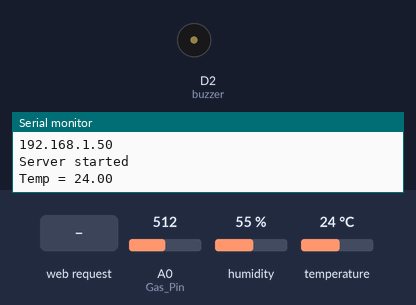
Simulated run of this sketch. Board: ESP8266 (NodeMCU). Parts: buzzer (waves = sounding, pin HIGH), the last lines printed to the serial monitor. Inputs (shaded band) come from the test bench; at power-on: humidity 55 %, A0 (Gas_Pin) = 512, temperature 24 °C. WiFi joins after 1.5 s; servers stay silent unless stated; web services answer with replies made up by the test bench.

Above: at 2.7 s.
2.8 s: humidity set to 68 %
11.1 s: humidity set to 71 %
At 15.6 s:
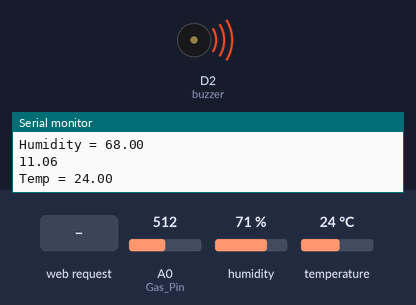
24.8 s: A0 (Gas_Pin) set to 1023
38.4 s: HTTP request GET /trigger/ received
47.1 s: humidity set to 22 %
At 47.6 s:
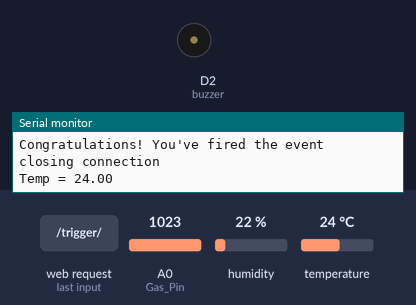
53.0 s: humidity set to 88 %
At 58.8 s:
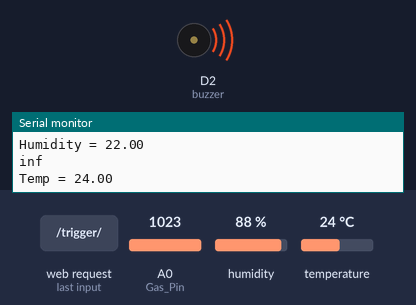
Timing chart, 0 to 67.7 s (numbered marks = the images above; inputs shaded):
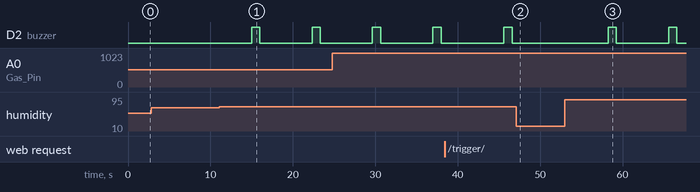

Measured:
- the behaviour switches between 69 and 70 % on humidity (found by bisection; images 0 and 1)
- after the input at 11.1 s, D2 (buzzer): alternates HIGH for 1.0 s and LOW for 6.3 s, starting after 3.9 s
- after the input at 47.1 s, D2 (buzzer): stays LOW (without the input it goes to HIGH after 5.8 s)
- after the input at 53.0 s, D2 (buzzer): alternates HIGH for 1.0 s and LOW for 6.3 s, starting after 5.3 s

The sketch:

Food_Spoilage_Detection.ino
```cpp
#include <DHT.h>
#include <ESP8266WiFi.h>
#include <WiFiClient.h>;
#include <ThingSpeak.h>;;
#define RL 10.0 // the value of RL is 10K
#define m -0.36848 // using formula y = mx+c and the graph in the datasheet
#define c 1.105 // btained by before calculation
#define R0 1.9
int buzzer = D2; // set the
const char * myWriteAPIKey = "ZI81ELI6BMT6BOGN";
unsigned long myChannelNumber = 1706828; //Replace
const char* ssid = "Keerthi";
const char* password = "keerthi789";
void send_event(const char *event);
const char *host = "maker.ifttt.com";
const char *privateKey = "c8h3rE2Vquv6EMN8Y1V_PF";
double gas;
#define Gas_Pin A0
#define DHTPIN D4 // CONNECT THE DHT11 SENSOR TO PIN D4 OF THE NODEMCU
DHT dht(DHTPIN, DHT11, 15);
WiFiServer server(80);
WiFiClient client;
void setup() {
  Serial.begin(9600);
  Serial.begin(9600);
  pinMode(buzzer, OUTPUT);
  delay(10);
  dht.begin();
  ThingSpeak.begin(client);
  WiFi.begin(ssid, password);
  pinMode(Gas_Pin, INPUT);
  Serial.print("Connecting to Wifi Network");
  Serial.println(ssid);
  WiFi.begin(ssid, password);
  while (WiFi.status() != WL_CONNECTED) {
    delay(500);
    Serial.print(".");
  }
  Serial.println("");
  Serial.println("Successfully connected to WiFi.");
  Serial.println("IP address is : ");
  Serial.println(WiFi.localIP());
  server.begin();
  Serial.println("Server started");
}
int ppm1() {
  float sensor_volt; //Define variable for sensor voltage
  float RS_gas; //Define variable for sensor resistance
  float ratio; //Define variable for ratio
  float sensorValue = analogRead(Gas_Pin); //Read analog values of sensor
  sensor_volt = sensorValue * (5.0 / 1023.0); //Convert analog values to voltage
  RS_gas = ((5.0 * 10.0) / sensor_volt) - 10.0; //Get value of RS in a gas
  ratio = RS_gas / R0; // Get ratio RS_gas/RS_air
  double ppm_log = (log10(ratio) - c) / m; //Get ppm value in linear scale according to the the ratio value
  float ppm = pow(10, ppm_log); //Convert ppm value to log scale
  Serial.println(ppm);
  ThingSpeak.writeField(myChannelNumber, 3, ppm, myWriteAPIKey);
  delay(200);
  return (ppm);
  if (ppm >= 100)
  {
    digitalWrite(buzzer, HIGH); // send high signal to buzzer
    delay(1000); // delay 1ms
    digitalWrite(buzzer, LOW); // send low signal to buzzer
    delay(1000);
  }
}
void loop() {
  float t = dht.readTemperature();
  delay(200);
  ThingSpeak.writeField(myChannelNumber, 1, t, myWriteAPIKey);
  Serial.print("Temp = ");
  Serial.println(t);
  float h = dht.readHumidity();
  delay(2000);
  ThingSpeak.writeField(myChannelNumber, 2, h, myWriteAPIKey);
  if (h >= 70)
  {
    digitalWrite(buzzer, HIGH); // send high signal to buzzer
    delay(1000); // delay 1ms
    digitalWrite(buzzer, LOW); // send low signal to buzzer
    delay(1000);
  }
  Serial.print("Humidity = ");
  Serial.println(h);
  gas = ppm1();
  delay(2000);
  WiFiClient client = server.available();
  if (client)
  {
    Serial.println("Web Client connected ");
    String request = client.readStringUntil('\r');
    client.println("HTTP/1.1 200 OK");
    client.println("Content-Type: text/html");
    client.println("Connection: close");  // the connection will be closed after completion of the response
    client.println("Refresh: 10");  // update the page after 10 sec
    client.println();
    client.println("<!DOCTYPE HTML>");
    client.println("<html>");
    client.println("<style>html { font-family: Cairo; display: block; margin: 0px auto; text-align: center;color: #333333; background-color: ##f3ffee;}");
    client.println("body{margin-top: 50px;}");
    client.println("h1 {margin: 50px auto 30px; font-size: 50px;  text-align: center;}");
    client.println(".side_adjust{display: inline-block;vertical-align: middle;position: relative;}");
    client.println(".text1{font-weight: 180; padding-left: 5px; font-size: 50px; width: 170px; text-align: left; color: #3498db;}");
    client.println(".data1{font-weight: 180; padding-left: 1px; font-size: 50px;color: #3498db;}");
    client.println(".data{padding: 1px;}");
    client.println("</style>");
    client.println("</head>");
    client.println("<body>");
    client.println("<div id=\"webpage\">");
    client.println("<h1>IoT Based Jar</h1>");
    client.println("<div class=\"data\">");
    client.println("<div class=\"side_adjust text1\">Status:</div>");
    client.println("<div class=\"side_adjust data1\">");
    client.print(t);
    client.println("<div class=\"side_adjust text1\">% filled</div>");
    client.println("</div>");
    client.println("</div>");
    client.println("</body>");
    client.println("</html>");
    //client.println("<h1>Level Indicator</h1>");
    if ( t >= 10) {
      send_event("temp_event");
    }
  }
}
void send_event(const char *event)
{
  Serial.print("Connecting to ");
  Serial.println(host);
  // Use WiFiClient class to create TCP connections
  WiFiClient client;
  const int httpPort = 80;
  if (!client.connect(host, httpPort)) {
    Serial.println("Connection failed");
    return;
  }
  // We now create a URI for the request
  String url = "/trigger/";
  url += event;
  url += "/with/key/";
  url += privateKey;
  Serial.print("Requesting URL: ");
  Serial.println(url);
  // This will send the request to the server
  client.print(String("GET ") + url + " HTTP/1.1\r\n" +
               "Host: " + host + "\r\n" +
               "Connection: close\r\n\r\n");
  while (client.connected())
  {
    if (client.available())
    {
      String line = client.readStringUntil('\r');
      Serial.print(line);
    } else {
      // No data yet, wait a bit
      delay(50);
    };
  }
  Serial.println();
  Serial.println("closing connection");
  client.stop();
}
```
